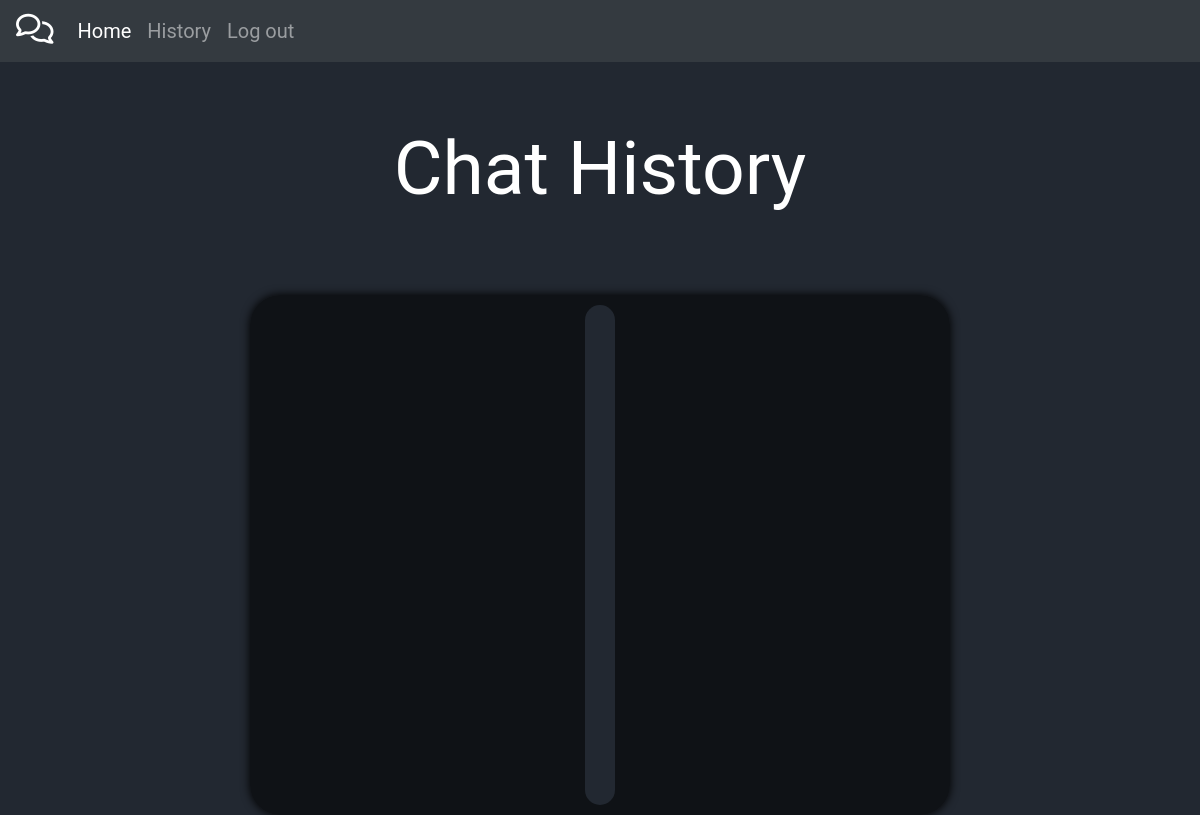
Before: /history with the older database file.
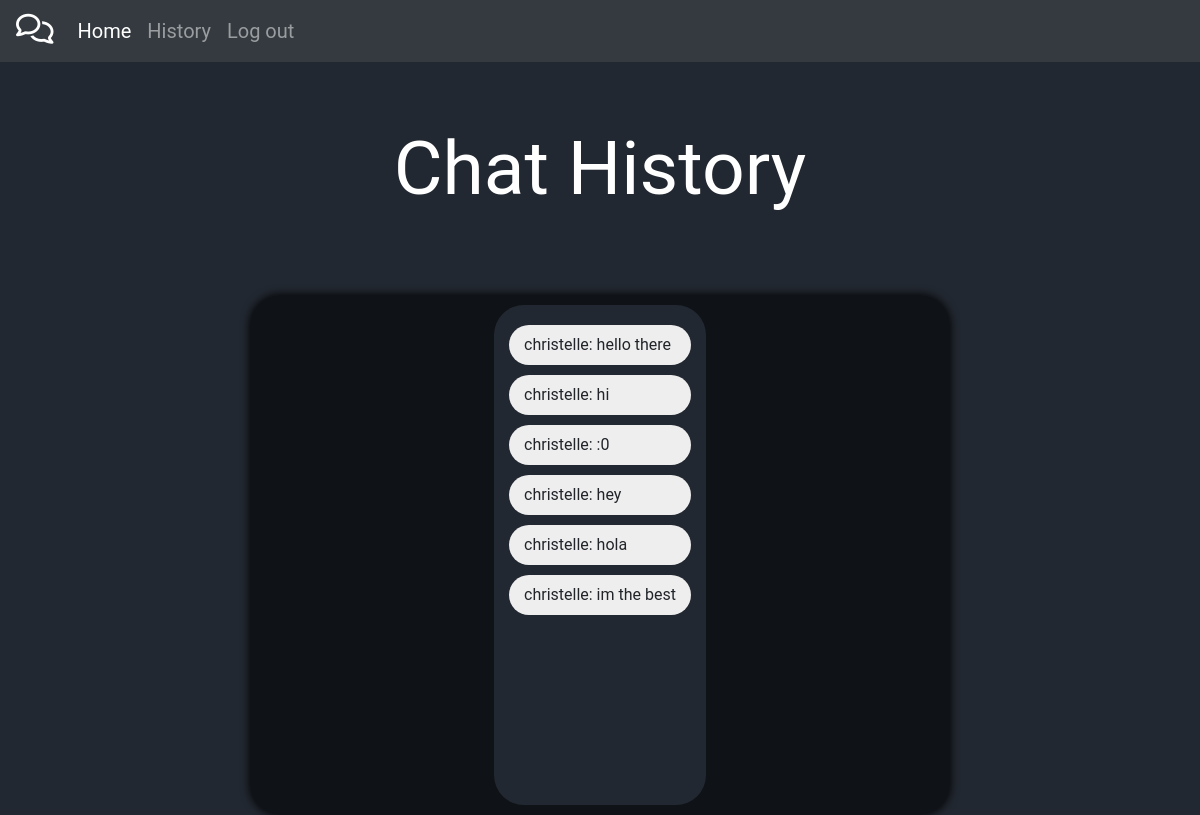
After: the same page with the newer database file.
### tables this page shows
CREATE TABLE Messages(
    Message_id INTEGER PRIMARY KEY AUTOINCREMENT,
    Username TEXT NOT NULL,
    Content TEXT);

### app.py (the view)
@app.route('/history')
def history():
    con = sqlite3.connect('data.db')
    cur = con.cursor()
    cur.execute('SELECT * FROM Messages')
    data = cur.fetchall()
    return render_template('history.html', data=data)

### templates/history.html (shortened to what this page needs)
<!DOCTYPE html>
<html lang="en">
<head>
    <link rel="stylesheet" href="https://cdn.jsdelivr.net/npm/bootstrap@4.6.0/dist/css/bootstrap.min.css"
>
    <link rel="stylesheet" href="/static/styles.css">
</head>
<body>
<nav class="navbar navbar-expand-lg navbar-dark bg-dark">
    <a class="navbar-brand" href="#"><i class="far fa-comments"></i></a>
    <div class="collapse navbar-collapse" id="navbarNav">
        <ul class="navbar-nav">
            <li class="nav-item active">
                <a class="nav-link" href="/">Home <span class="sr-only">(current)</span></a>
            </li>
            <li class="nav-item">
                <a class="nav-link" href="/history">History</a>
            </li>
            <li class="nav-item">
                <a class="nav-link" href="/log_out">Log out</a>
            </li>
        </ul>
    </div>
</nav>
<div class="history-title">
    <div class="history-title-content text-center">
        Chat History
    </div>
</div>
<div class="chat-outer">
    <div class="chat-container">
        <div class="message-bubble">
            {% for item in data %}
                <div class="message">
                    {{ item[1] }}: {{ item[2] }}
                </div>
            {% endfor %}
        </div>
    </div>
</div>
</body>
</html>

### static/styles.css (style rules this page uses)
body { background-color: #222831; font-family: 'Roboto', sans-serif; }
.navbar { font-size: 20px; }
.fa-comments { font-size: 30px; }
.chat-container { width: 700px; padding: 10px; place-items: center; background-color: rgba(0, 0, 0, 0.55); margin: 0 auto; box-shadow: 0 0 10px 0 #000; border-radius: 30px; }
.chat-outer { place-items: center; align-items: center; margin-top: 70px; }
.message-bubble { width: auto; height: 500px; display: flex; flex-direction: column; background-color: #222831; border-radius: 30px; padding: 15px; }
.message { border-radius: 20px; padding: 8px 15px; margin-top: 5px; margin-bottom: 5px; display: inline-block; align-items: flex-start; background-color: #EEEEEE; position: relative; max-width: 300px; }
.history-title { margin-top: 50px; }
.history-title-content { font-size: 75px; color: white; }

Changed rows visible on the page:
added Messages: Username "christelle", Content "hello there"
added Messages: Username "christelle", Content "hi"
added Messages: Username "christelle", Content ":0"
added Messages: Username "christelle", Content "hey"
added Messages: Username "christelle", Content "hola"
added Messages: Username "christelle", Content "im the best"
